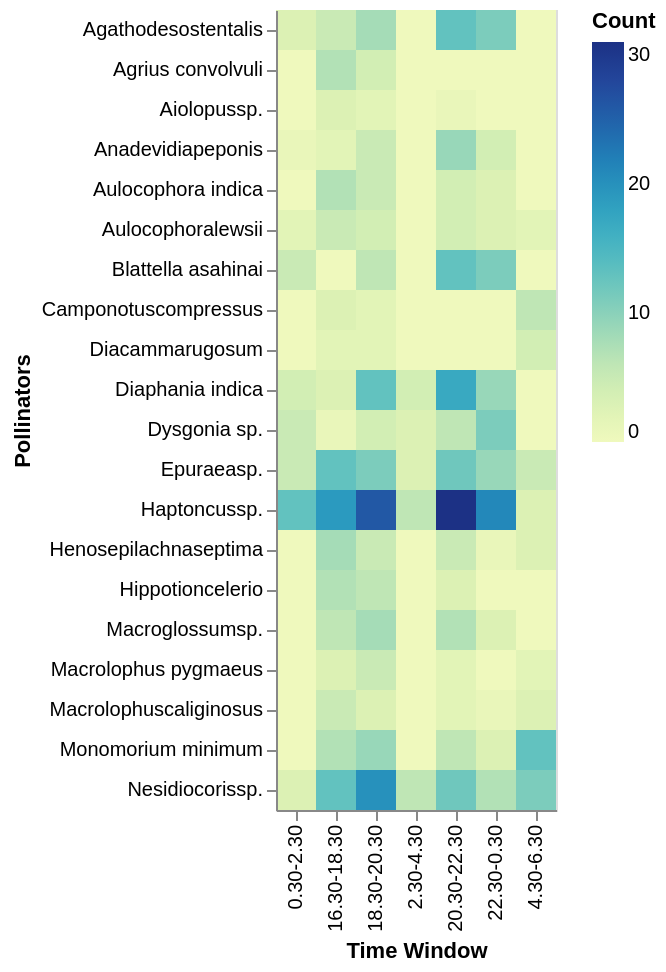

Notebook code for this chart:
### Code cell
import altair as alt

df2_melted = df2.melt(id_vars=['Pollinators'], value_vars=['16.30-18.30', '18.30-20.30', '20.30-22.30', '22.30-0.30', '0.30-2.30', '2.30-4.30', '4.30-6.30'],
                      var_name='Time Window', value_name='Count')

alt.Chart(df2_melted).mark_rect().encode(
    x='Time Window:O',
    y='Pollinators:O',
    color='Count:Q'
)

### Figure 1 — Vega-Lite specification as saved in the notebook (floating-point values rounded to 4 significant figures; data arrays with more than 128 entries replaced by an {"elided": "..."} marker saying what was removed)
{"config": {"view": {"continuousWidth": 400, "continuousHeight": 300}}, "data": {"name": "data-a8ec3985f9b2a9ac7aeb8e9086b1e401"}, "mark": "rect", "encoding": {"color": {"field": "Count", "type": "quantitative"}, "x": {"field": "Time Window", "type": "ordinal"}, "y": {"field": "Pollinators", "type": "ordinal"}}, "$schema": "https://vega.github.io/schema/vega-lite/v4.17.0.json", "datasets": {"data-a8ec3985f9b2a9ac7aeb8e9086b1e401": {"elided": "140 records"}}}
